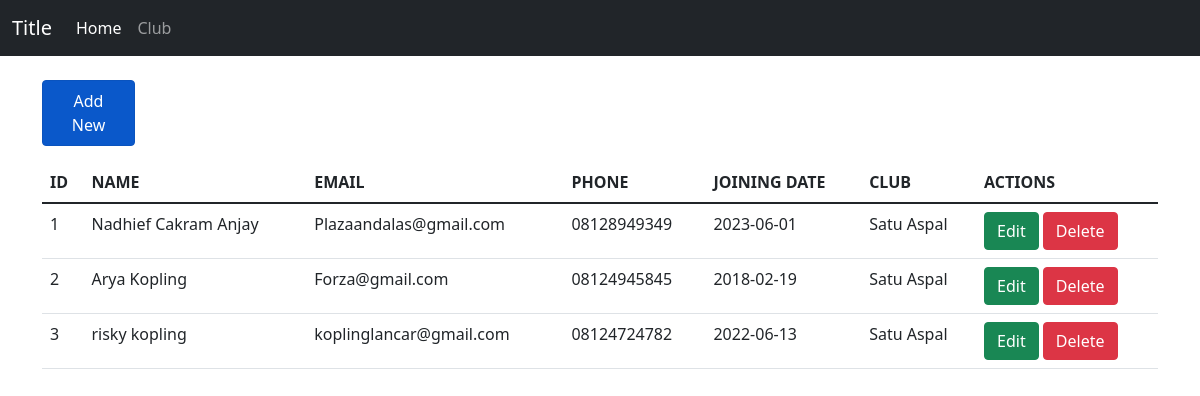
/tp_mvc/index.php, run on the app's committed database.
### tables this page shows
CREATE TABLE `members` (
  `id` int(11) NOT NULL,
  `name` varchar(55) NOT NULL,
  `email` varchar(55) NOT NULL,
  `phone` varchar(55) NOT NULL,
  `date_join` date NOT NULL,
  `id_club` int(11) NOT NULL
);

CREATE TABLE `club` (
  `id_club` int(11) NOT NULL,
  `nama_club` varchar(55) NOT NULL
);

### tp_mvc/controller/members.controller.php (called while the page is built, shortened)
<?php
include_once("view/members.view.php");
class MembersController
{
    private $members;
    function __construct()
    {
        $this->members = new Members(cons::$servername, cons::$username, cons::$password, cons::$db_name);
    }
    public function index()
    {
        $this->members->open();
        $this->members->getMembersJoin();
        $data = array(
            'members' => array(),
        );
        while ($row = $this->members->getResult()) {
            array_push($data['members'], $row);
        }
        $view = new MembersView();
        $view->render($data);
    }
}

### tp_mvc/model/db.model.php (called while the page is built, shortened)
<?php
class DB
{
    private $hostname;
    private $username;
    private $password;
    private $dbname;
    private $conn;
    function __construct($hostname, $username, $password, $dbname)
    {
        $this->hostname = $hostname;
        $this->username = $username;
        $this->password = $password;
        $this->dbname = $dbname;
    }
    function open()
    {
        $this->conn = mysqli_connect($this->hostname, $this->username, $this->password, $this->dbname);
    }
    function execute($query)
    {
        $this->result = mysqli_query($this->conn, $query);
    }
}

### tp_mvc/model/members.model.php (called while the page is built, shortened)
<?php
class members extends DB
{
    function getMembersJoin()
    {
        $query = "SELECT * FROM members JOIN club ON members.id_club=club.id_club ORDER BY members.id";
        return $this->execute($query);
    }
}

### tp_mvc/view/members.view.php (the view, shortened to what this page needs)
<?php
class MembersView
{
    public function render($data)
    {
        $dataMembers = null;
        $no = 1;
        foreach ($data['members'] as $val) {
            $dataMembers .= "<tr>
                <td>" . $no . "</td>
                <td>" . $val['name'] . "</td>
                <td>" . $val['email'] . "</td>
                <td>" . $val['phone'] . "</td>
                <td>" . $val['date_join'] . "</td>
                <td>" . $val['nama_club'] . "</td>
                <td>
                    <a class='btn btn-success' href='index.php?id_edit=" . $val['id'] . "'>Edit</a>
                    <a class='btn btn-danger' href='index.php?id_delete=" . $val['id'] . "'>Delete</a>
                </td>
            </tr>";
            $no++;
        }
    }
}

### tp_mvc/index.php
<?php
include_once("model/Template.model.php");
include_once("model/db.model.php");
include_once("controller/members.controller.php");
$member = new MembersController();
if (!empty($_GET['AddData'])) {
  $member->create();
} else if (!empty($_GET['id_edit'])) {
  $id = $_GET['id_edit'];
  $member->createId($id);
} else if (isset($_POST['submit'])) {
  $member->add($_POST);
} else if (isset($_POST['update'])) {
  $id = $_POST['id'];
  $member->edit($_POST, $id);
} else if (!empty($_GET['id_delete'])) {
  $id = $_GET['id_delete'];
  $member->delete($id);
} else {
  $member->index();
}

### tp_mvc/model/template.model.php (shortened to what this page needs)
<?php
class Template
{
    var $content = '';
    function __construct($filename='')
    {
        $this->content = implode('', @file($filename));
    }
    function clear()
    {
        $this->content = preg_replace("/DATA_[A-Z|_|0-9]+/", "", $this->content);
    }
    function write()
    {
        print $this->content;
    }
    function replace($old = '', $new = '')
    {
        if (is_int($new)) {
            $value = sprintf("%d", $new);
        }
        elseif (is_float($new)) {
            $value = sprintf("%f", $new);
        }
        elseif (is_array($new)) {
            $value = '';
            foreach ($new as $item) {
                $value .= $item. ' ';
            }
        }
        else {
            $value = $new;
        }
        $this->content = preg_replace("/$old/", $value, $this->content);
    }
}

### data on the page
members: name "Nadhief Cakram Anjay", email "Plazaandalas@gmail.com", phone "08128949349", date_join "2023-06-01", id_club.nama_club "Satu Aspal"
members: name "Arya Kopling", email "Forza@gmail.com", phone "08124945845", date_join "2018-02-19", id_club.nama_club "Satu Aspal"
members: name "risky kopling", email "koplinglancar@gmail.com", phone "08124724782", date_join "2022-06-13", id_club.nama_club "Satu Aspal"

### other printed values
$this->content "Title Home Club Add New ID NAME EMAIL PHONE JOINING DATE CLUB ACTIONS"
